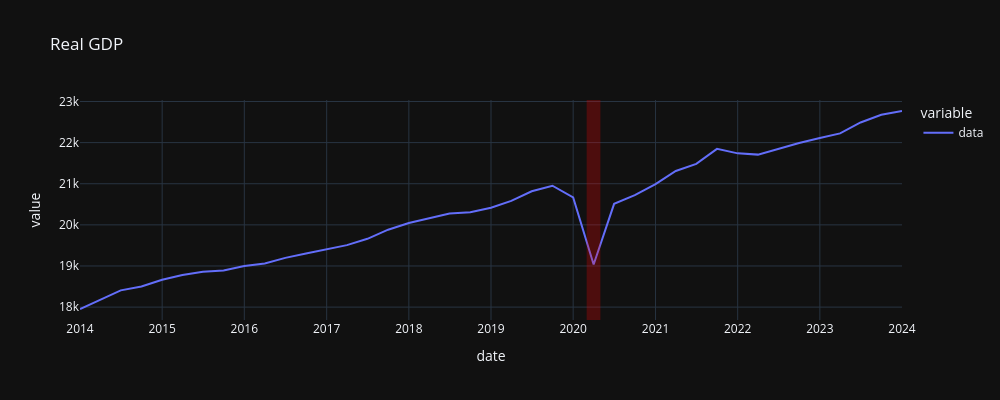

The cell this chart's notebook holds for it:
### Code cell
"""
GDP Contraction: One of the primary indicators is a decline in Gross Domestic Product (GDP),
which measures the total value of goods and services produced in a country.
A negative GDP growth for two consecutive quarters is often considered a technical recession.
"""

# Real Gross Domestic Product (GDPC1)
plot_data("GDPC1", "Real GDP", years=10)

### Figure 1 — Plotly figure (JSON) as saved in the notebook; plotly's stock layout.template omitted (floating-point values rounded to 4 significant figures)
{"data": [{"hovertemplate": "variable=data<br>date=%{x|%B %d, %Y}<br>value=%{y}<extra></extra>", "legendgroup": "data", "line": {"color": "#636efa", "dash": "solid"}, "marker": {"symbol": "circle"}, "mode": "lines", "name": "data", "orientation": "v", "showlegend": true, "type": "scatter", "x": ["2014-01-01T00:00:00", "2014-04-01T00:00:00", "2014-07-01T00:00:00", "2014-10-01T00:00:00", "2015-01-01T00:00:00", "2015-04-01T00:00:00", "2015-07-01T00:00:00", "2015-10-01T00:00:00", "2016-01-01T00:00:00", "2016-04-01T00:00:00", "2016-07-01T00:00:00", "2016-10-01T00:00:00", "2017-01-01T00:00:00", "2017-04-01T00:00:00", "2017-07-01T00:00:00", "2017-10-01T00:00:00", "2018-01-01T00:00:00", "2018-04-01T00:00:00", "2018-07-01T00:00:00", "2018-10-01T00:00:00", "2019-01-01T00:00:00", "2019-04-01T00:00:00", "2019-07-01T00:00:00", "2019-10-01T00:00:00", "2020-01-01T00:00:00", "2020-04-01T00:00:00", "2020-07-01T00:00:00", "2020-10-01T00:00:00", "2021-01-01T00:00:00", "2021-04-01T00:00:00", "2021-07-01T00:00:00", "2021-10-01T00:00:00", "2022-01-01T00:00:00", "2022-04-01T00:00:00", "2022-07-01T00:00:00", "2022-10-01T00:00:00", "2023-01-01T00:00:00", "2023-04-01T00:00:00", "2023-07-01T00:00:00", "2023-10-01T00:00:00", "2024-01-01T00:00:00"], "xaxis": "x", "y": [17950.0, 18190.0, 18410.0, 18500.0, 18670.0, 18780.0, 18860.0, 18890.0, 19000.0, 19060.0, 19200.0, 19300.0, 19400.0, 19510.0, 19660.0, 19880.0, 20040.0, 20150.0, 20280.0, 20300.0, 20420.0, 20580.0, 20820.0, 20950.0, 20670.0, 19030.0, 20510.0, 20720.0, 20990.0, 21310.0, 21480.0, 21850.0, 21740.0, 21710.0, 21850.0, 21990.0, 22110.0, 22230.0, 22490.0, 22680.0, 22770.0], "yaxis": "y"}], "layout": {"height": 400, "legend": {"title": {"text": "variable"}, "tracegroupgap": 0}, "shapes": [{"fillcolor": "red", "line": {"width": 0}, "opacity": 0.25, "type": "rect", "x0": "2020-03-01", "x1": "2020-05-01", "xref": "x", "y0": 0, "y1": 1, "yref": "y domain"}], "title": {"text": "Real GDP"}, "width": 1000, "xaxis": {"anchor": "y", "domain": [0, 1], "title": {"text": "date"}}, "yaxis": {"anchor": "x", "domain": [0, 1], "title": {"text": "value"}}}}
